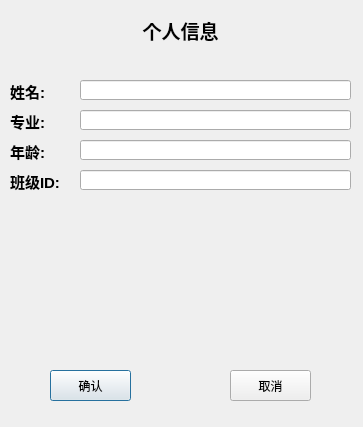
<?xml version="1.0" encoding="UTF-8"?>
<ui version="4.0">
 <class>RegistInsertInfoDialogClass</class>
 <widget class="QDialog" name="RegistInsertInfoDialogClass">
  <property name="geometry">
   <rect>
    <x>0</x>
    <y>0</y>
    <width>363</width>
    <height>427</height>
   </rect>
  </property>
  <property name="minimumSize">
   <size>
    <width>363</width>
    <height>427</height>
   </size>
  </property>
  <property name="maximumSize">
   <size>
    <width>363</width>
    <height>427</height>
   </size>
  </property>
  <property name="windowTitle">
   <string>RegistInsertInfoDialog</string>
  </property>
  <widget class="QWidget" name="widget" native="true">
   <property name="geometry">
    <rect>
     <x>0</x>
     <y>0</y>
     <width>361</width>
     <height>61</height>
    </rect>
   </property>
   <widget class="QLabel" name="label">
    <property name="geometry">
     <rect>
      <x>70</x>
      <y>0</y>
      <width>221</width>
      <height>61</height>
     </rect>
    </property>
    <property name="text">
     <string>&lt;html&gt;&lt;head/&gt;&lt;body&gt;&lt;p align=&quot;center&quot;&gt;&lt;span style=&quot; font-size:14pt; font-weight:600;&quot;&gt;个人信息&lt;/span&gt;&lt;/p&gt;&lt;/body&gt;&lt;/html&gt;</string>
    </property>
   </widget>
  </widget>
  <widget class="QWidget" name="widget_2" native="true">
   <property name="geometry">
    <rect>
     <x>0</x>
     <y>60</y>
     <width>361</width>
     <height>291</height>
    </rect>
   </property>
   <property name="maximumSize">
    <size>
     <width>361</width>
     <height>291</height>
    </size>
   </property>
   <widget class="QLabel" name="label_2">
    <property name="geometry">
     <rect>
      <x>10</x>
      <y>20</y>
      <width>41</width>
      <height>21</height>
     </rect>
    </property>
    <property name="text">
     <string>&lt;html&gt;&lt;head/&gt;&lt;body&gt;&lt;p&gt;&lt;span style=&quot; font-size:11pt; font-weight:600;&quot;&gt;姓名:&lt;/span&gt;&lt;/p&gt;&lt;/body&gt;&lt;/html&gt;</string>
    </property>
   </widget>
   <widget class="QLineEdit" name="NameText">
    <property name="geometry">
     <rect>
      <x>80</x>
      <y>20</y>
      <width>271</width>
      <height>20</height>
     </rect>
    </property>
   </widget>
   <widget class="QLineEdit" name="ProfessionText">
    <property name="geometry">
     <rect>
      <x>80</x>
      <y>50</y>
      <width>271</width>
      <height>20</height>
     </rect>
    </property>
   </widget>
   <widget class="QLineEdit" name="AgeText">
    <property name="geometry">
     <rect>
      <x>80</x>
      <y>80</y>
      <width>271</width>
      <height>20</height>
     </rect>
    </property>
   </widget>
   <widget class="QLineEdit" name="ClassIDText">
    <property name="geometry">
     <rect>
      <x>80</x>
      <y>110</y>
      <width>271</width>
      <height>20</height>
     </rect>
    </property>
   </widget>
   <widget class="QLabel" name="label_3">
    <property name="geometry">
     <rect>
      <x>10</x>
      <y>50</y>
      <width>41</width>
      <height>21</height>
     </rect>
    </property>
    <property name="text">
     <string>&lt;html&gt;&lt;head/&gt;&lt;body&gt;&lt;p&gt;&lt;span style=&quot; font-size:11pt; font-weight:600;&quot;&gt;专业:&lt;/span&gt;&lt;/p&gt;&lt;/body&gt;&lt;/html&gt;</string>
    </property>
   </widget>
   <widget class="QLabel" name="label_4">
    <property name="geometry">
     <rect>
      <x>10</x>
      <y>80</y>
      <width>41</width>
      <height>21</height>
     </rect>
    </property>
    <property name="text">
     <string>&lt;html&gt;&lt;head/&gt;&lt;body&gt;&lt;p&gt;&lt;span style=&quot; font-size:11pt; font-weight:600;&quot;&gt;年龄:&lt;/span&gt;&lt;/p&gt;&lt;/body&gt;&lt;/html&gt;</string>
    </property>
   </widget>
   <widget class="QLabel" name="label_5">
    <property name="geometry">
     <rect>
      <x>10</x>
      <y>110</y>
      <width>61</width>
      <height>21</height>
     </rect>
    </property>
    <property name="text">
     <string>&lt;html&gt;&lt;head/&gt;&lt;body&gt;&lt;p&gt;&lt;span style=&quot; font-size:11pt; font-weight:600;&quot;&gt;班级ID:&lt;/span&gt;&lt;/p&gt;&lt;/body&gt;&lt;/html&gt;</string>
    </property>
   </widget>
  </widget>
  <widget class="QWidget" name="widget_3" native="true">
   <property name="geometry">
    <rect>
     <x>0</x>
     <y>350</y>
     <width>361</width>
     <height>71</height>
    </rect>
   </property>
   <widget class="QPushButton" name="ConfirmationPB">
    <property name="geometry">
     <rect>
      <x>50</x>
      <y>20</y>
      <width>81</width>
      <height>31</height>
     </rect>
    </property>
    <property name="text">
     <string>确认</string>
    </property>
   </widget>
   <widget class="QPushButton" name="CancelPB">
    <property name="geometry">
     <rect>
      <x>230</x>
      <y>20</y>
      <width>81</width>
      <height>31</height>
     </rect>
    </property>
    <property name="text">
     <string>取消</string>
    </property>
   </widget>
  </widget>
 </widget>
 <layoutdefault spacing="6" margin="11"/>
 <resources/>
 <connections/>
</ui>
